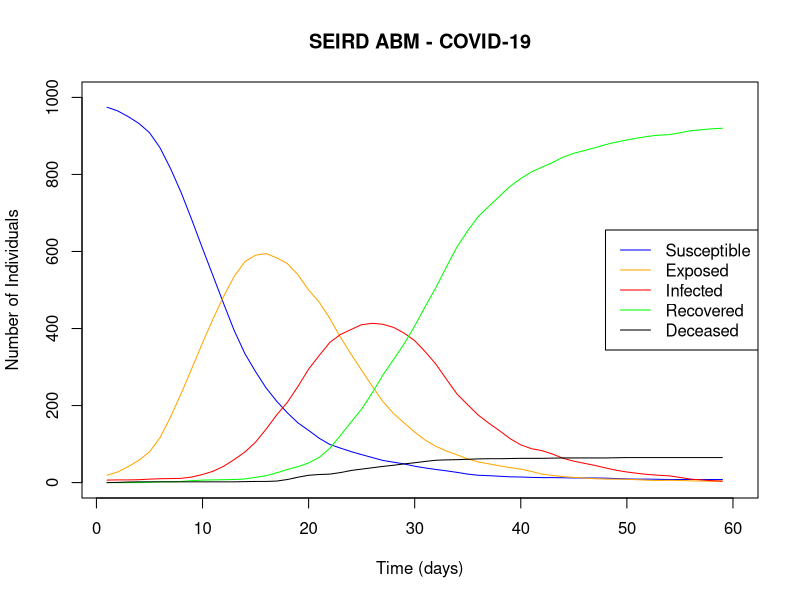

Generate this figure with R:
# ABM_v4 implements the model capability for social distancing


# look at changing maxmix to contact rate
# -------------------------------- Functions -----------------------------------
# population size, initial_exposed, initial_infected, vaccine, social distancing
AgentGen1 <- function(nPop, E0, I0, vaccine = NA, social_distancing = NA){
  # Create a population of susceptible agents
  Agent1 <- data.frame(AgentNo = 1:nPop,
                       State = 'S',
                       Mixing = runif(nPop,0,1),
                       TimeE = 0,
                       TimeI = 0,
                       Vaccination = 0,
                       Social_Distancing = 0,
                       stringsAsFactors = FALSE)
  # Initializing exposed and infected agents
  Agent1$State[1:E0] <- "E"
  # Agents can be in exposed state for 14 days (+1 so that rbinom doesn't
  # return 0), randomly assigning exposure time
  Agent1$TimeE[1:E0] <- rbinom(E0, 13, 0.5) + 1
  Agent1$State[(E0+1):(E0 + I0)] <- "I"
  # Agents can be in infected state for 10 days (+1 so that rbinom doesn't
  # return 0) (infectious period) randomly assigning infectious time
  Agent1$TimeI[(E0+1):(E0 + I0)] <- rbinom(I0, 9, 0.5) + 1
  # Randomly assign vaccination/social distancing status based on the specified
  # prevalence
  num_vaccinated <- round(nPop * vaccine$prevalence)
  Agent1$Vaccination[sample(1:nPop, num_vaccinated)] <- 1
  num_social_distancing <- round(nPop * social_distancing$prevalence)
  Agent1$Social_Distancing[sample(1:nPop, num_social_distancing)] <- 1
  return(Agent1)
}

# Function of agents, model parameters, and simulation time
ABM1 <- function(Agent1, par1, nTime1, vaccine = NA, social_distancing = NA) {
  nPop <- nrow(Agent1)
  # Initializing output df, all states start at 0
  output <- data.frame(S = rep(0, nTime1),
                       E = rep(0, nTime1),
                       I = rep(0, nTime1),
                       R = rep(0, nTime1),
                       D = rep(0, nTime1))
  # The model cycles through every day of the simulation
  for(k in 1:nTime1){
    # Move agents through time
    StateS1 <- (1:nPop)[Agent1$State == "S"]
    StateSE1 <- (1:nPop)[Agent1$State == "S" | Agent1$State == "E"]

    # Cycling through each susceptible agent
    for(i in StateS1) {
      # Here, the higher number of exposed/infected individuals there are, the
      # more likely a susceptible agent is to come in contact and become exposed
      # Determine if they like to meet others
      Mix1 <- Agent1$Mixing[i]
      # How many agents will they meet (Each will meet up to MaxMix other agents
      # per day)
      Meet1 <- round(Mix1*par1$MaxMix,0) + 1
      # Grab the agents they will meet: sampling susceptible or exposed
      # individuals of size meet1, using mixing probability
      # Replace = TRUE means they could meet the same agent over and over
      Meet2 <- sample(StateSE1, Meet1, replace = TRUE,
                      prob = Agent1$Mixing[StateSE1])

      # Cycling through the agents each susceptible person will meet
      for(j in 1:length(Meet2)) {
        # Grab who they will meet
        Meet1a <- Agent1[Meet2[j], ]
        if(Meet1a$State == "E"){
          Urand1 <- runif(1)
          # Apply social distancing if the agent practices it
          if (Agent1$Social_Distancing[i] == 1) {
            if (Urand1 < par1$S2E - social_distancing$S2E_reduction) {
              Agent1$State[i] <- "E"

              # [2024-02-07] George:
              # After becoming exposed, there's no need of continue checking
              break

            }
          } else {
              # If not practicing social distancing, apply regular exposure
              if (Urand1 < par1$S2E) {
                Agent1$State[i] <- "E"

                # [2024-02-07] George:
                # After becoming exposed, there's no need of continue checking
                break

              }
          }
        }
      }
    }
    # Grab agents who have been exposed and add a day to their exposure time
    StateE1 <- (1:nPop)[Agent1$State == "E"]
    Agent1$TimeE[StateE1] = Agent1$TimeE[StateE1] + 1
    # If exposure time is greater than 14, move to recovered
    StateE2 <- (1:nPop)[Agent1$State == "E" & Agent1$TimeE > 14]
    Agent1$State[StateE2] <- "R"
    # Grab agents who could possibly become sick
    # Incubation days: the time it takes for an infection to develop after an
    # agent has been exposed
    StateE3 <- (1:nPop)[Agent1$State == "E" &
                         Agent1$TimeE > par1$incubation_period]
    for(i in StateE3){
      # Randomly assign whether they get sick or not based on vaccination status
      Urand1 <- runif(1)
      if (Agent1$Vaccination[i] == 1) {
          if (Urand1 < par1$E2I - vaccine$E2I_reduction) {
            Agent1$State[i] <- "I"
          }
      } else {
          if (Urand1 < par1$E2I) {
            Agent1$State[i] <- "I"
          }
      }
    }

    # Update how long the agents have been sick
    StateI1 <- (1:nPop)[Agent1$State == "I"]
    Agent1$TimeI[StateI1] = Agent1$TimeI[StateI1] + 1

    # [2024-02-07] George
    # Having a hard-stop at 14 days of the infection is OK, but I would also
    # randomize this. What you can do is have a prob. of recovery with mean
    # 14 days. All you need is to do the same randomization you have done for
    # other things. e.g.
    #
    # Agent1$State[StateI2] <- ifelse(runif(length(StateI2),0,1) < 1/14, "R", "I")
    #
    # But is all up to you.
    StateI2 <- (1:nPop)[Agent1$State == "I" & Agent1$TimeI > 14]
    Agent1$State[StateI2] <- "R"
    # Grab agents who have been infected for 10 days or less to see if they die
    StateI3 <- (1:nPop)[Agent1$State == "I" &
                         Agent1$TimeI < par1$infectious_period + 1]
    Agent1$State[StateI3] <- ifelse(
      runif(length(StateI3),0,1) > par1$I2D, "I", "D")

    output$S[k] <- length(Agent1$State[Agent1$State == "S"])
    output$E[k] <- length(Agent1$State[Agent1$State == "E"])
    output$I[k] <- length(Agent1$State[Agent1$State == "I"])
    output$R[k] <- length(Agent1$State[Agent1$State == "R"])
    output$D[k] <- length(Agent1$State[Agent1$State == "D"])
  }
  return(output)
}

# Define a function to calculate moving average
library(zoo)
smooth_lines <- function(data, window_size = 5) {
  for (col in names(data)) {
    data[[col]] <- rollmean(data[[col]], k = window_size, align = "center",
                            fill = NA)
  }
  return(data)
}

# --------------------------- Building/Running Model ---------------------------

# Model Parameters
set.seed(123)
par1 <- data.frame(MaxMix = 7,  # Maximum number each agent can meet in a day
                   S2E = 0.10,  # prob_exposure
                   E2I = 0.15,  # prob_infection
                   I2D = 0.01,  # death_rate
                   incubation_period = 6, # Time between when an agent is
                                          # exposed to potentially becoming an
                                          # infectious agent
                   infectious_period = 9) # Time which an agent is infectious

vaccine_tool <- data.frame(E2I_reduction = 0.05,
                           prevalence = 0.5)
social_distancing_tool <- data.frame(S2E_reduction = 0.05,
                           prevalence = 0.5)

# Running the Model
Agent1 <- AgentGen1(nPop = 1000, E0 = 10, I0 = 5, vaccine = vaccine_tool,
                    social_distancing = social_distancing_tool)
model <- ABM1(Agent1, par1, nTime1 = 60, vaccine = vaccine_tool,
              social_distancing = social_distancing_tool)

# --------------------------------- Plotting -----------------------------------

# Plotting
# Smooth the columns using a moving average with a window size of 2
smoothed_output <- smooth_lines(model, window_size = 2)
plot(smoothed_output$S, type = "l", col = "blue",
     xlab = "Time (days)",
     ylab = "Number of Individuals", main = "SEIRD ABM - COVID-19",
     ylim = c(0, 1000))
lines(smoothed_output$E, col = "orange")
lines(smoothed_output$I, col = "red")
lines(smoothed_output$R, col = "green")
lines(smoothed_output$D, col = "black")

# Add legend
legend("right", legend = c("Susceptible", "Exposed", "Infected", "Recovered",
                              "Deceased"), col = c("blue", "orange", "red",
                                                   "green", "black"), lty = 1)


model
